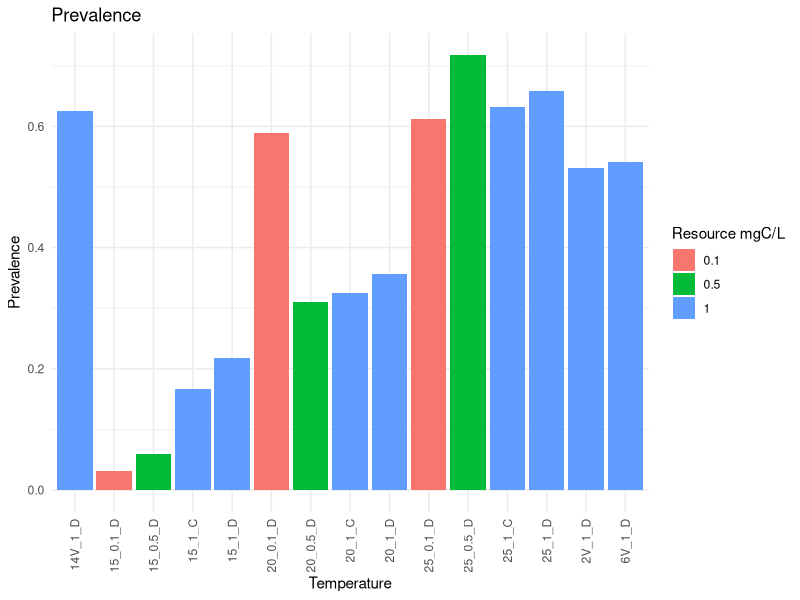
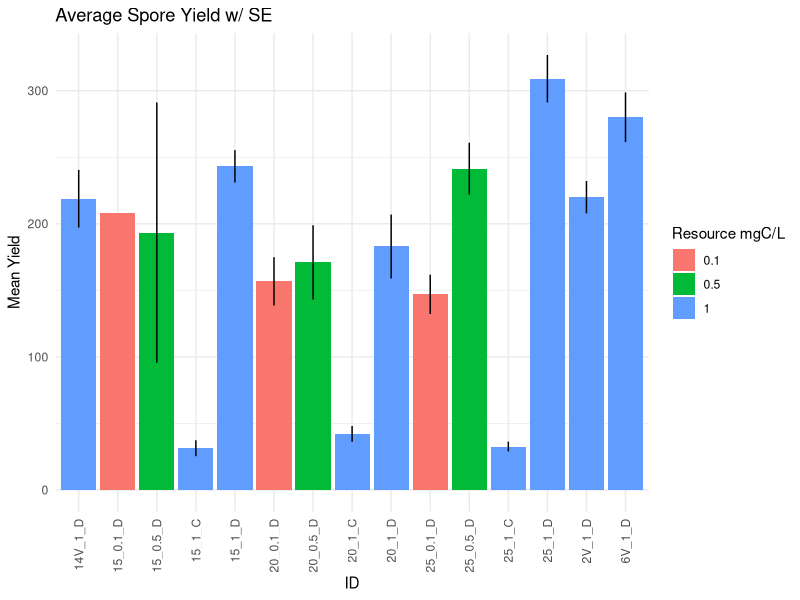
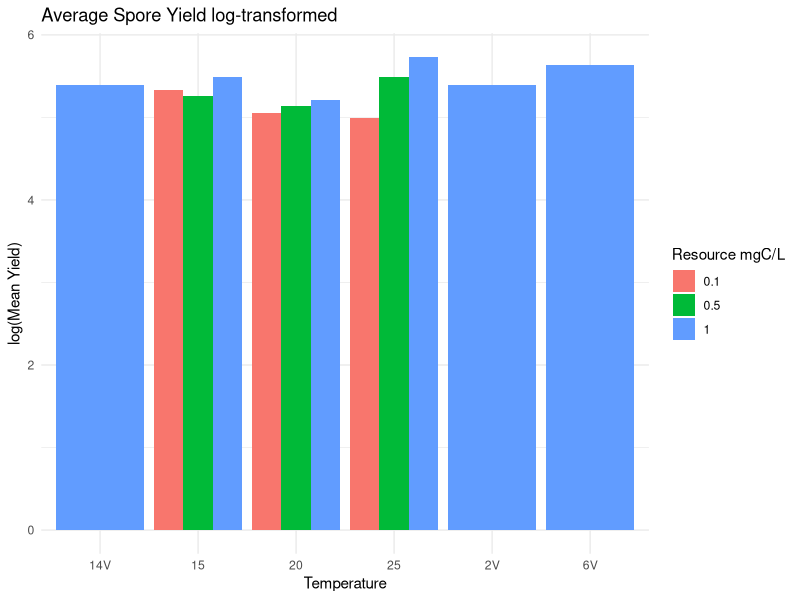
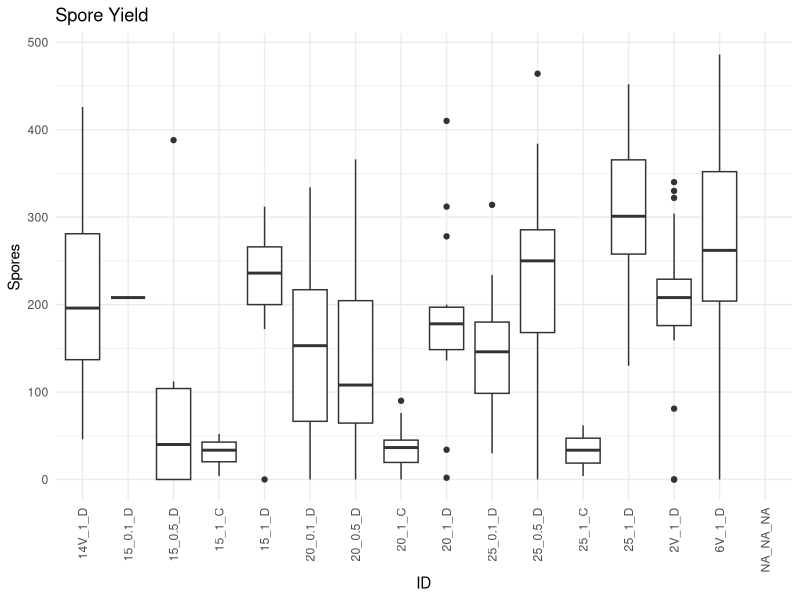
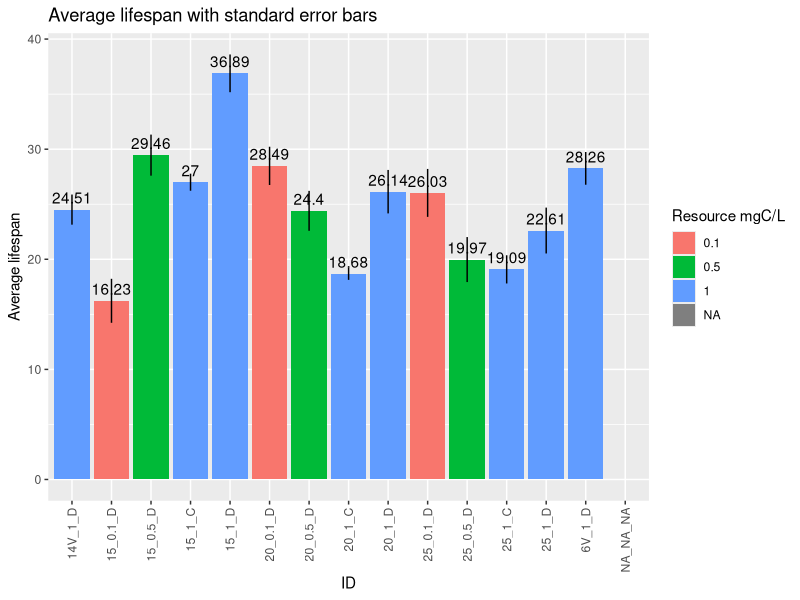

Generate these figures, in order, with R:
## ---- chunk 1
knitr::opts_chunk$set(echo = TRUE)
knitr::opts_chunk$set(tidy.opts=list(width.cutoff=50),tidy=TRUE)
## ---- chunk 2
library(tidyverse)
library(magrittr)
library(lubridate)
library(here)
## ---- chunk 3
# treatments <- read_csv(here("raw_data/treatments.csv"))
# fitness <- read_csv(here("raw_data/fitness.csv"))
mort <- read_csv(here("raw_data/main_mort_data.csv"))
## ---- chunk 4
prev_threshold = 3125
## ---- chunk 5
mort %<>% mutate(ID = paste(temp, resource, species,sep = "_"))


prevalence <- mort %>% drop_na(inf) #remove observations with NA for infection status

prevalence %<>% rename(.,infection_status = inf)

treatment_factors <- prevalence %>% dplyr::select(ID,temp,resource, species)
treatment_factors %<>% rename(.,temperature = temp)
treatment_factors %<>% distinct()

prevalence %<>% group_by(ID) %>% summarize(n = n(), prev = sum(infection_status)/n())
prevalence %<>% left_join(.,treatment_factors)
prevalence %>% ggplot(.,aes(x=as.factor(ID),y=prev, fill=as.factor(resource))) +
  geom_col(position="dodge") + 
  labs(title = "Prevalence", fill = "Resource mgC/L", x = "Temperature", y = "Prevalence") + theme_minimal() +
  theme(axis.text.x = element_text(angle = 90, vjust = 0.5, hjust=1))
## ---- chunk 6
mort %<>% mutate(spore_yield = spore_RAW*(spore_water_added+1))

spores <- mort %>% filter(spore_yield>0) %>% group_by(ID) %>% 
  summarize(mean_yield = mean(spore_yield, na.rm=T), 
            # NAs removed but there should be no NAs after the filter
            var = var(spore_yield, na.rm = T), 
            se = sqrt(var(spore_yield, na.rm = T)/n()))
spores %<>% left_join(.,treatment_factors)
spores %>% ggplot(., aes(x=ID, y=mean_yield, fill=as.factor(resource))) + 
  geom_col(position="dodge") + 
  geom_linerange(aes(ymin = mean_yield-se, ymax = mean_yield+se)) +
  labs(title = "Average Spore Yield w/ SE", y = "Mean Yield", fill = "Resource mgC/L", x = "ID") + theme_minimal() +
  theme(axis.text.x = element_text(angle = 90, vjust = 0.5, hjust=1))
spores %>% ggplot(., aes(x=as.factor(temperature), y=log(mean_yield), fill=as.factor(resource))) + 
  geom_col(position="dodge") + 
  labs(title = "Average Spore Yield log-transformed", y = "log(Mean Yield)", fill = "Resource mgC/L", x = "Temperature") + theme_minimal()
mort %>% ggplot(., aes(x=ID, y=spore_yield)) + 
  geom_boxplot() + 
  labs(title = "Spore Yield", y = "Spores", x = "ID") + theme_minimal() +
  theme(axis.text.x = element_text(angle = 90, vjust = 0.5, hjust=1))
## ---- chunk 7
# spore_prev <- left_join(spores, prevalence)
# spore_prev %<>% mutate(.,potential = mean_yield*prev)
# spore_prev %>% ggplot(.,aes(x=ID, y=potential)) + geom_col()
## ---- chunk 8
lifespan <- mort %>% select(ID, mortality_day)
lifespan %<>% mutate(birth_day = "4/5/22")
#mdy(lifespan$birth_date)
lifespan %<>% transmute(ID=ID, birthday=mdy(birth_day), deathday=mdy(mortality_day))
lifespan %<>% mutate(span = deathday - birthday)
lifespan %<>% left_join(.,treatment_factors)


mean_span <- lifespan %>% group_by(ID) %>% summarize(mean_span = mean(span, na.rm=T),
                                                     var = var(span, na.rm = T),
                                                     se = sqrt(var(span, na.rm = T)/n()),
                                                     resource = unique(resource),
                                                     temperature = unique(temperature))

mean_span %<>% filter(ID!="2V_1_D")

mean_span %>% ggplot(.,aes(x=ID, y=as.numeric(mean_span), fill=as.factor(resource))) +
  geom_col(position="dodge") + 
  geom_linerange(aes(ymin = mean_span-se, ymax = mean_span+se)) +
  geom_text(aes(label=round(as.numeric(mean_span), digits = 2)), vjust = -0.5) +
  labs(title = "Average lifespan with standard error bars", y = "Average lifespan", fill = "Resource mgC/L") +
  theme(axis.text.x = element_text(angle = 90, vjust = 0.5, hjust=1))

# lifespan %>% drop_na() %>% ggplot(.,aes(x=as.factor(temperature), y = as.numeric(span), fill=as.factor(resource))) + geom_boxplot(position="dodge") + labs(title="avearge lifespan", x="temperature", y ="lifespan")
# 
# lifespan %>% drop_na() %>% ggplot(.,aes(x=ID, y = as.numeric(span), fill=as.factor(resource))) + geom_boxplot(position = "dodge") + 
#   stat_summary(geom="text", fun=quantile, aes(label=sprintf("%1.1f", ..y..), color=factor(ID)), position=position_nudge(y=0.35), size=3.5) + theme_minimal() + guides(color=F) + labs(title = "Host lifespan", y = "days", fill = "Resource mgC/L")
## ---- chunk 9
#rmarkdown::render(here('workshop/exploration_main.Rmd'), output_format = "pdf_document",output_file = here("main.pdf"))
